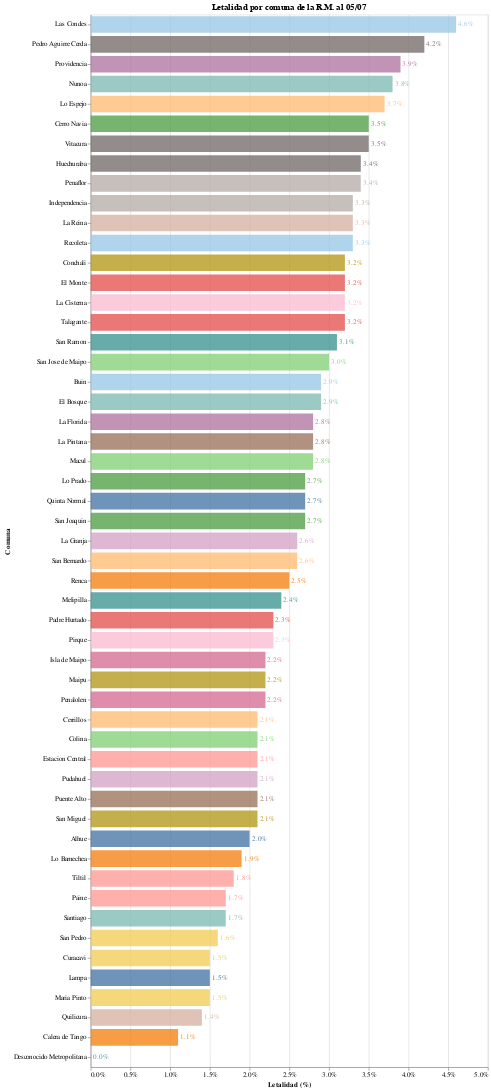

Notebook source saved alongside this figure:
### Code cell
#hide_input
bars = alt.Chart(county_RM.reset_index()).mark_bar(opacity=0.8, size=25).encode(
    #x = alt.X('Letalidad'),
    x = alt.X('Letalidad', axis=alt.Axis(format='%', title='Letalidad (%)')),
    y = alt.Y('Comuna', sort='-x'),
    tooltip = ['Comuna', 'Casos confirmados', 'Fallecidos confirmados', 'Letalidad'],
    color = alt.Color('Comuna', scale=alt.Scale(scheme='tableau20'), legend=None),
)

text = bars.mark_text(
    align='left',
    baseline='middle',
    dx=3  # Nudges text to the right so it doesn't appear on top of the bar
).encode(
    text=alt.Text('Texto'),
)

bars.properties(
    title = f"Letalidad por comuna de la R.M. al {pd.to_datetime(last_date).strftime('%d/%m')}",
    width = 600,
    height = alt.Step(30)
) + text

### Figure 1 — Vega-Lite specification as saved in the notebook (floating-point values rounded to 4 significant figures)
{"config": {"view": {"continuousWidth": 400, "continuousHeight": 300}}, "layer": [{"mark": {"type": "bar", "opacity": 0.8, "size": 25}, "encoding": {"color": {"type": "nominal", "field": "Comuna", "legend": null, "scale": {"scheme": "tableau20"}}, "tooltip": [{"type": "nominal", "field": "Comuna"}, {"type": "quantitative", "field": "Casos confirmados"}, {"type": "quantitative", "field": "Fallecidos confirmados"}, {"type": "quantitative", "field": "Letalidad"}], "x": {"type": "quantitative", "axis": {"format": "%", "title": "Letalidad (%)"}, "field": "Letalidad"}, "y": {"type": "nominal", "field": "Comuna", "sort": "-x"}}, "height": {"step": 30}, "title": "Letalidad por comuna de la R.M. al 05/07", "width": 600}, {"mark": {"type": "text", "align": "left", "baseline": "middle", "dx": 3}, "encoding": {"color": {"type": "nominal", "field": "Comuna", "legend": null, "scale": {"scheme": "tableau20"}}, "text": {"type": "nominal", "field": "Texto"}, "tooltip": [{"type": "nominal", "field": "Comuna"}, {"type": "quantitative", "field": "Casos confirmados"}, {"type": "quantitative", "field": "Fallecidos confirmados"}, {"type": "quantitative", "field": "Letalidad"}], "x": {"type": "quantitative", "axis": {"format": "%", "title": "Letalidad (%)"}, "field": "Letalidad"}, "y": {"type": "nominal", "field": "Comuna", "sort": "-x"}}}], "data": {"name": "data-8efae79f1cf0e9c66b9f80a686e618f8"}, "$schema": "https://vega.github.io/schema/vega-lite/v4.8.1.json", "datasets": {"data-8efae79f1cf0e9c66b9f80a686e618f8": [{"Comuna": "Alhue", "Casos confirmados": 98.0, "Fallecidos confirmados": 2.0, "Letalidad": 0.02, "Texto": "2.0%"}, {"Comuna": "Buin", "Casos confirmados": 1862.0, "Fallecidos confirmados": 54.0, "Letalidad": 0.029, "Texto": "2.9%"}, {"Comuna": "Calera de Tango", "Casos confirmados": 463.0, "Fallecidos confirmados": 5.0, "Letalidad": 0.011, "Texto": "1.1%"}, {"Comuna": "Cerrillos", "Casos confirmados": 2573.0, "Fallecidos confirmados": 53.0, "Letalidad": 0.021, "Texto": "2.1%"}, {"Comuna": "Cerro Navia", "Casos confirmados": 5581.0, "Fallecidos confirmados": 194.0, "Letalidad": 0.035, "Texto": "3.5%"}, {"Comuna": "Colina", "Casos confirmados": 4096.0, "Fallecidos confirmados": 86.0, "Letalidad": 0.021, "Texto": "2.1%"}, {"Comuna": "Conchali", "Casos confirmados": 5402.0, "Fallecidos confirmados": 175.0, "Letalidad": 0.032, "Texto": "3.2%"}, {"Comuna": "Curacavi", "Casos confirmados": 739.0, "Fallecidos confirmados": 11.0, "Letalidad": 0.015, "Texto": "1.5%"}, {"Comuna": "El Bosque", "Casos confirmados": 5393.0, "Fallecidos confirmados": 155.0, "Letalidad": 0.029, "Texto": "2.9%"}, {"Comuna": "El Monte", "Casos confirmados": 931.0, "Fallecidos confirmados": 30.0, "Letalidad": 0.032, "Texto": "3.2%"}, {"Comuna": "Estacion Central", "Casos confirmados": 5495.0, "Fallecidos confirmados": 113.0, "Letalidad": 0.021, "Texto": "2.1%"}, {"Comuna": "Huechuraba", "Casos confirmados": 3291.0, "Fallecidos confirmados": 113.0, "Letalidad": 0.034, "Texto": "3.4%"}, {"Comuna": "Independencia", "Casos confirmados": 5782.0, "Fallecidos confirmados": 192.0, "Letalidad": 0.033, "Texto": "3.3%"}, {"Comuna": "Isla de Maipo", "Casos confirmados": 598.0, "Fallecidos confirmados": 13.0, "Letalidad": 0.022, "Texto": "2.2%"}, {"Comuna": "La Cisterna", "Casos confirmados": 2785.0, "Fallecidos confirmados": 88.0, "Letalidad": 0.032, "Texto": "3.2%"}, {"Comuna": "La Florida", "Casos confirmados": 11970.0, "Fallecidos confirmados": 341.0, "Letalidad": 0.028, "Texto": "2.8%"}, {"Comuna": "La Granja", "Casos confirmados": 6229.0, "Fallecidos confirmados": 159.0, "Letalidad": 0.026, "Texto": "2.6%"}, {"Comuna": "La Pintana", "Casos confirmados": 8568.0, "Fallecidos confirmados": 242.0, "Letalidad": 0.028, "Texto": "2.8%"}, {"Comuna": "La Reina", "Casos confirmados": 1912.0, "Fallecidos confirmados": 63.0, "Letalidad": 0.033, "Texto": "3.3%"}, {"Comuna": "Lampa", "Casos confirmados": 2962.0, "Fallecidos confirmados": 44.0, "Letalidad": 0.015, "Texto": "1.5%"}, {"Comuna": "Las Condes", "Casos confirmados": 5083.0, "Fallecidos confirmados": 232.0, "Letalidad": 0.046, "Texto": "4.6%"}, {"Comuna": "Lo Barnechea", "Casos confirmados": 2775.0, "Fallecidos confirmados": 54.0, "Letalidad": 0.019, "Texto": "1.9%"}, {"Comuna": "Lo Espejo", "Casos confirmados": 3636.0, "Fallecidos confirmados": 135.0, "Letalidad": 0.037, "Texto": "3.7%"}, {"Comuna": "Lo Prado", "Casos confirmados": 4055.0, "Fallecidos confirmados": 111.0, "Letalidad": 0.027, "Texto": "2.7%"}, {"Comuna": "Macul", "Casos confirmados": 4284.0, "Fallecidos confirmados": 121.0, "Letalidad": 0.028, "Texto": "2.8%"}, {"Comuna": "Maipu", "Casos confirmados": 12310.0, "Fallecidos confirmados": 266.0, "Letalidad": 0.022, "Texto": "2.2%"}, {"Comuna": "Maria Pinto", "Casos confirmados": 270.0, "Fallecidos confirmados": 4.0, "Letalidad": 0.015, "Texto": "1.5%"}, {"Comuna": "Melipilla", "Casos confirmados": 3051.0, "Fallecidos confirmados": 74.0, "Letalidad": 0.024, "Texto": "2.4%"}, {"Comuna": "Nunoa", "Casos confirmados": 4832.0, "Fallecidos confirmados": 182.0, "Letalidad": 0.038, "Texto": "3.8%"}, {"Comuna": "Padre Hurtado", "Casos confirmados": 1724.0, "Fallecidos confirmados": 40.0, "Letalidad": 0.023, "Texto": "2.3%"}, {"Comuna": "Paine", "Casos confirmados": 1470.0, "Fallecidos confirmados": 25.0, "Letalidad": 0.017, "Texto": "1.7%"}, {"Comuna": "Pedro Aguirre Cerda", "Casos confirmados": 3677.0, "Fallecidos confirmados": 155.0, "Letalidad": 0.042, "Texto": "4.2%"}, {"Comuna": "Penaflor", "Casos confirmados": 2325.0, "Fallecidos confirmados": 79.0, "Letalidad": 0.034, "Texto": "3.4%"}, {"Comuna": "Penalolen", "Casos confirmados": 10300.0, "Fallecidos confirmados": 226.0, "Letalidad": 0.022, "Texto": "2.2%"}, {"Comuna": "Pirque", "Casos confirmados": 931.0, "Fallecidos confirmados": 21.0, "Letalidad": 0.023, "Texto": "2.3%"}, {"Comuna": "Providencia", "Casos confirmados": 2719.0, "Fallecidos confirmados": 107.0, "Letalidad": 0.039, "Texto": "3.9%"}, {"Comuna": "Pudahuel", "Casos confirmados": 8443.0, "Fallecidos confirmados": 174.0, "Letalidad": 0.021, "Texto": "2.1%"}, {"Comuna": "Puente Alto", "Casos confirmados": 19800.0, "Fallecidos confirmados": 416.0, "Letalidad": 0.021, "Texto": "2.1%"}, {"Comuna": "Quilicura", "Casos confirmados": 7976.0, "Fallecidos confirmados": 110.0, "Letalidad": 0.014, "Texto": "1.4%"}, {"Comuna": "Quinta Normal", "Casos confirmados": 5016.0, "Fallecidos confirmados": 134.0, "Letalidad": 0.027, "Texto": "2.7%"}, {"Comuna": "Recoleta", "Casos confirmados": 7652.0, "Fallecidos confirmados": 254.0, "Letalidad": 0.033, "Texto": "3.3%"}, {"Comuna": "Renca", "Casos confirmados": 6761.0, "Fallecidos confirmados": 172.0, "Letalidad": 0.025, "Texto": "2.5%"}, {"Comuna": "San Bernardo", "Casos confirmados": 9436.0, "Fallecidos confirmados": 244.0, "Letalidad": 0.026, "Texto": "2.6%"}, {"Comuna": "San Joaquin", "Casos confirmados": 4254.0, "Fallecidos confirmados": 113.0, "Letalidad": 0.027, "Texto": "2.7%"}, {"Comuna": "San Jose de Maipo", "Casos confirmados": 531.0, "Fallecidos confirmados": 16.0, "Letalidad": 0.03, "Texto": "3.0%"}, {"Comuna": "San Miguel", "Casos confirmados": 4523.0, "Fallecidos confirmados": 95.0, "Letalidad": 0.021, "Texto": "2.1%"}, {"Comuna": "San Pedro", "Casos confirmados": 185.0, "Fallecidos confirmados": 3.0, "Letalidad": 0.016, "Texto": "1.6%"}, {"Comuna": "San Ramon", "Casos confirmados": 3960.0, "Fallecidos confirmados": 124.0, "Letalidad": 0.031, "Texto": "3.1%"}, {"Comuna": "Santiago", "Casos confirmados": 13150.0, "Fallecidos confirmados": 222.0, "Letalidad": 0.017, "Texto": "1.7%"}, {"Comuna": "Talagante", "Casos confirmados": 1332.0, "Fallecidos confirmados": 42.0, "Letalidad": 0.032, "Texto": "3.2%"}, {"Comuna": "Tiltil", "Casos confirmados": 488.0, "Fallecidos confirmados": 9.0, "Letalidad": 0.018, "Texto": "1.8%"}, {"Comuna": "Vitacura", "Casos confirmados": 1341.0, "Fallecidos confirmados": 47.0, "Letalidad": 0.035, "Texto": "3.5%"}, {"Comuna": "Desconocido Metropolitana", "Casos confirmados": 19020.0, "Fallecidos confirmados": 0.0, "Letalidad": 0.0, "Texto": "0.0%"}]}}
